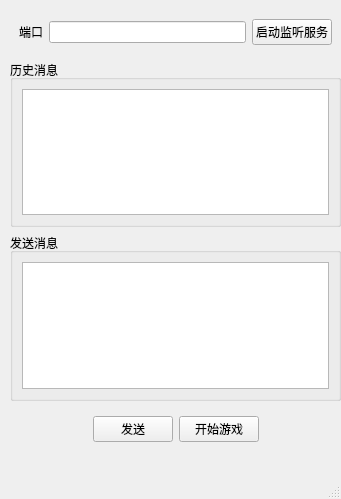
<?xml version="1.0" encoding="UTF-8"?>
<ui version="4.0">
 <class>Sever</class>
 <widget class="QMainWindow" name="Sever">
  <property name="geometry">
   <rect>
    <x>0</x>
    <y>0</y>
    <width>341</width>
    <height>499</height>
   </rect>
  </property>
  <property name="windowTitle">
   <string>MainWindow</string>
  </property>
  <widget class="QWidget" name="centralwidget">
   <widget class="QWidget" name="layoutWidget">
    <property name="geometry">
     <rect>
      <x>10</x>
      <y>10</y>
      <width>331</width>
      <height>441</height>
     </rect>
    </property>
    <layout class="QVBoxLayout" name="verticalLayout">
     <item>
      <widget class="QWidget" name="widget" native="true">
       <layout class="QHBoxLayout" name="horizontalLayout">
        <item>
         <widget class="QLabel" name="label">
          <property name="text">
           <string>端口</string>
          </property>
         </widget>
        </item>
        <item>
         <widget class="QLineEdit" name="port"/>
        </item>
        <item>
         <widget class="QPushButton" name="setListen">
          <property name="text">
           <string>启动监听服务</string>
          </property>
         </widget>
        </item>
       </layout>
      </widget>
     </item>
     <item>
      <widget class="QGroupBox" name="groupBox">
       <property name="title">
        <string>历史消息</string>
       </property>
       <layout class="QHBoxLayout" name="horizontalLayout_2">
        <item>
         <widget class="QTextEdit" name="Record"/>
        </item>
       </layout>
      </widget>
     </item>
     <item>
      <widget class="QGroupBox" name="groupBox_2">
       <property name="title">
        <string>发送消息</string>
       </property>
       <layout class="QHBoxLayout" name="horizontalLayout_3">
        <item>
         <widget class="QTextEdit" name="Message"/>
        </item>
       </layout>
      </widget>
     </item>
     <item>
      <widget class="QWidget" name="widget_2" native="true">
       <layout class="QHBoxLayout" name="horizontalLayout_4">
        <item>
         <spacer name="horizontalSpacer">
          <property name="orientation">
           <enum>Qt::Horizontal</enum>
          </property>
          <property name="sizeHint" stdset="0">
           <size>
            <width>94</width>
            <height>20</height>
           </size>
          </property>
         </spacer>
        </item>
        <item>
         <widget class="QPushButton" name="pushButton_2">
          <property name="text">
           <string>发送</string>
          </property>
         </widget>
        </item>
        <item>
         <widget class="QPushButton" name="StartGame">
          <property name="text">
           <string>开始游戏</string>
          </property>
         </widget>
        </item>
        <item>
         <spacer name="horizontalSpacer_2">
          <property name="orientation">
           <enum>Qt::Horizontal</enum>
          </property>
          <property name="sizeHint" stdset="0">
           <size>
            <width>93</width>
            <height>20</height>
           </size>
          </property>
         </spacer>
        </item>
       </layout>
      </widget>
     </item>
    </layout>
   </widget>
  </widget>
  <widget class="QMenuBar" name="menubar">
   <property name="geometry">
    <rect>
     <x>0</x>
     <y>0</y>
     <width>341</width>
     <height>22</height>
    </rect>
   </property>
  </widget>
  <widget class="QStatusBar" name="statusbar"/>
 </widget>
 <resources/>
 <connections/>
</ui>
